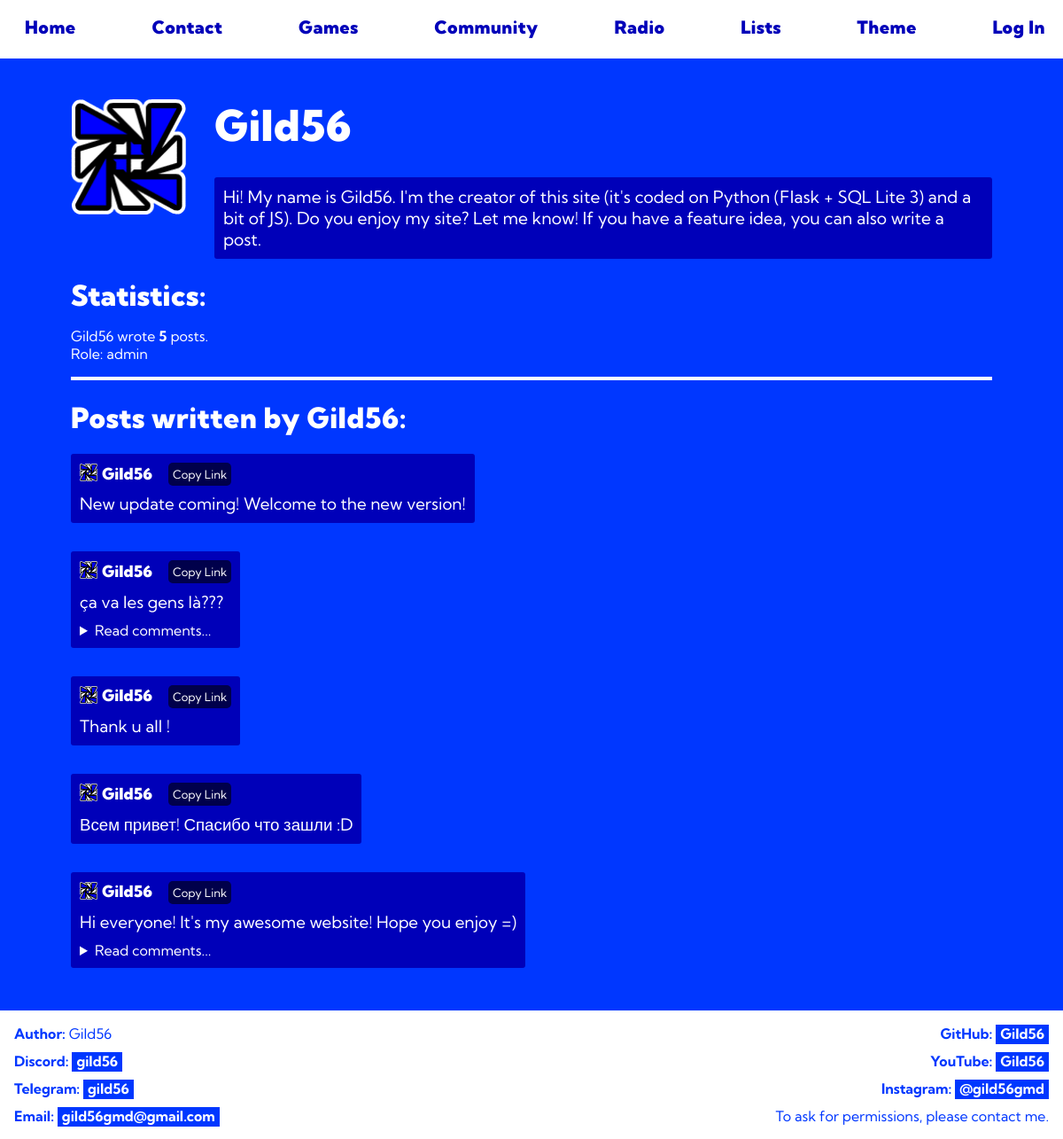
/users/Gild56, run on an earlier commit of the app's database.
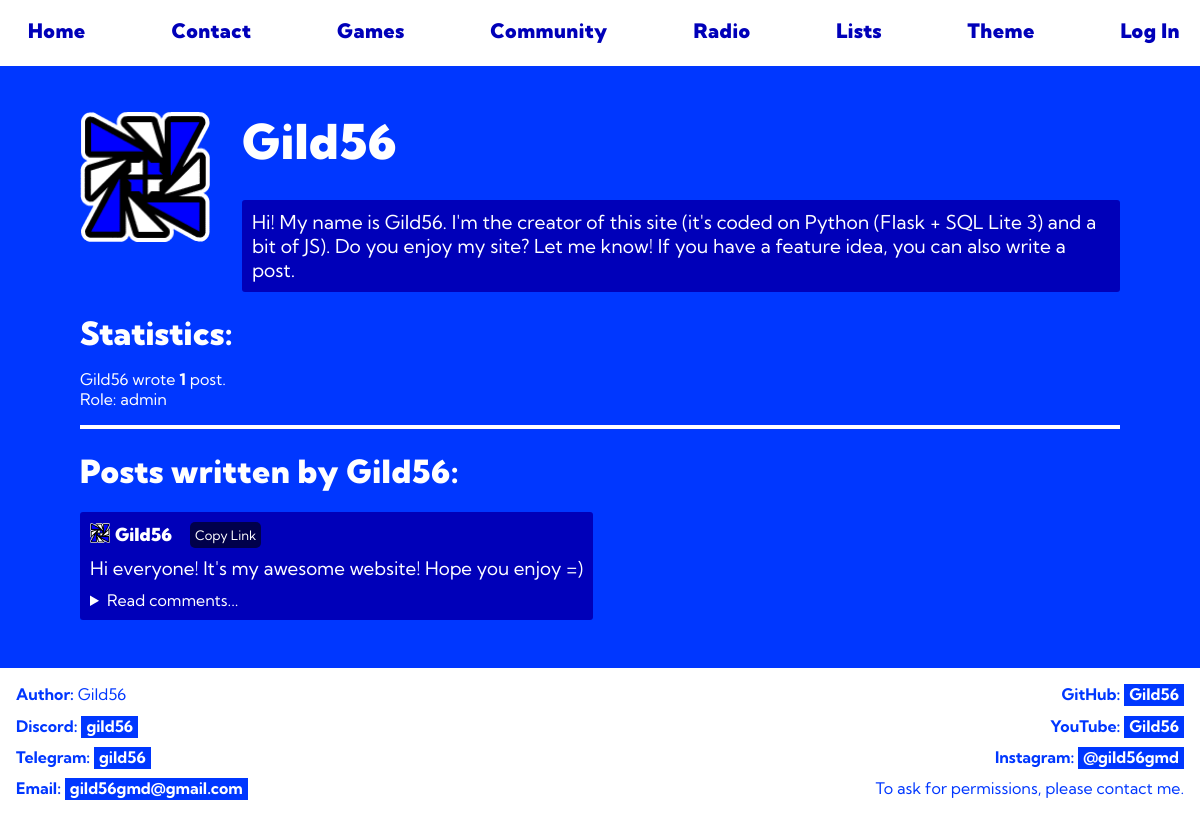
And on a later commit of the database.
### tables this page shows
CREATE TABLE "accounts" (
                id INTEGER PRIMARY KEY AUTOINCREMENT,
                login TEXT UNIQUE NOT NULL,
                password TEXT NOT NULL,
                email TEXT NOT NULL,
                role TEXT DEFAULT 'user',
                bio TEXT DEFAULT "There's not yet bio...",
                pfp TEXT DEFAULT 'default',
                timestamp DATETIME DEFAULT CURRENT_TIMESTAMP
            );

CREATE TABLE posts (
    id INTEGER PRIMARY KEY AUTOINCREMENT,
    content TEXT NOT NULL,
    author_name INTEGER NOT NULL
);

### src/routes/community_routes.py (the view)
    @app.route('/users/<profile>', methods=["GET", "POST"])
    def user_profile(profile: str):
        if request.method == "POST":
            content = request.form["input_bio"]
            if content:
                g.db.set_bio(get_username(), content)
            return redirect(url_for('user_profile', profile=profile))
        posts = g.db.get_posts()
        comments = g.db.get_comments()
        bio = g.db.get_bio(profile)
        posts_count = 0
        for post in posts:
            if post[2] == profile:
                posts_count += 1
        comments_post_ids: list[str] = []
        for comment in comments:
            if comment[2] not in comments_post_ids:
                comments_post_ids.append(comment[2])
        posts_authors: list[str] = []
        for post in posts:
            if post[2] not in posts_authors:
                posts_authors.append(post[2])
        theres_posts = False
        if profile in posts_authors:
            theres_posts = True
        if profile == get_username():
            my_profile = True
        else:
            my_profile = False
        if not g.db.user_exists(profile):
            return redirect(url_for('error404'))
        return render_template(
            'profile.html', username=get_username(),
            logged_in=logged_in(), my_profile=my_profile,
            posts=posts, comments=comments, profile=profile,
            comments_post_ids=comments_post_ids, bio=bio,
            get_pfp=get_pfp, profile_role=g.db.get_role(profile),
            theres_posts=theres_posts, posts_count=posts_count,
            get_role=g.db.get_role, role=get_role(),
            get_comment_author=g.db.get_comment_author,
            get_post_author=g.db.get_post_author,
            pfps=get_all_pfps()
        )

### src/db/database.py (called while the page is built, shortened)
    def connect(self) -> None:
        self.connection = sql.connect(self.db_name)
        self.cursor = self.connection.cursor()

    def disconnect(self) -> None:
        if self.cursor:
            self.cursor.close()
        if self.connection:
            self.connection.close()

    def files_to_dict(self) -> None:
        directory_path = "src/db/sql"
        for filename in os.listdir(directory_path):
            file_path = os.path.join(directory_path, filename)
            if not os.path.isfile(file_path):
                continue
            with open(file_path, 'r', encoding='utf-8') as file:
                self.sql_dict[filename] = file.read()

    def get_sql(self, filename: str) -> str | Literal["error"]:
        file = f"{filename}.sql"
        return self.sql_dict.get(file, "error")

    def execute(
        self,
        input_query: str,
        args: list[Any] | None = None,
        fetch_count: int | None = -1
    ) -> Any:
        if not input_query:
            return None
        result = None
        query = self.get_sql(input_query)
        try:
            if not self.cursor or not self.connection:
                return None
            self.cursor.execute(str(query), args or [])
            match fetch_count:
                case 1:
                    result = self.cursor.fetchone()
                case -1:
                    result = self.cursor.fetchall()
                case _:
                    result = self.cursor.fetchmany(fetch_count)
            self.connection.commit()
        finally:
            return result

### src/db/dbscripts.py (called while the page is built)
    def create_tables(self) -> None:
        self.execute("create_accounts_table")
        self.execute("create_comments_table")
        self.execute("create_posts_table")

    def user_exists(self, login: str) -> bool:
        return self.get_user(login) is not None

    def get_role(self, login: str) -> str | None:
        data = self.get_user(login)
        if data is None:
            return None
        if len(data) <= 4:
            return None
        role = data[4]
        if role not in self.ROLES:
            role = "user"
            self.set_role(login, role)
        return role

    def get_posts(self) -> str | None:
        data = self.execute("get_posts")
        if data is not None:
            return data[::-1]

    def get_comments(self) -> str | None:
        return self.execute("get_comments")

    def get_user(self, login: str) -> str | None:
        return self.execute("get_user", [login], 1)

### templates/profile.html (shortened to what this page needs)
{% extends 'base.html' %}
{% block content %}
<header>
    <nav>
        <a href="{{ url_for('index') }}">Home</a>
        <a href="{{ url_for('contact') }}">Contact</a>
        <a href="{{ url_for('games') }}">Games</a>
        <a href="{{ url_for('community') }}">Community</a>
        <a href="{{ url_for('radio_page') }}">Radio</a>
        <a href="{{ url_for('levels_list') }}">Lists</a>
        <a class="change-theme-button" onclick="toggleDarkMode()">Theme</a>
        {% if my_profile and logged_in %}
            <a href="{{ url_for('user_profile', profile=username) }}" class="current">{{ username }}</a>
        {% elif logged_in %}
            <a href="{{ url_for('user_profile', profile=username) }}">{{ username }}</a>
        {% else %}
            <a href="{{ url_for('log_in') }}">Log In</a>
        {% endif %}
    </nav>
</header>
<main class="margin-top">
    <div class="columns">
        <div>
            <div class="big-img-container">
                <img src="{{ url_for('static', filename=('images/cubes/' + get_pfp(profile))) }}" height="130", width="130" alt="{{ profile }}'s pfp">
            </div>
        </div>
        <div>
            <div class="row">
                <h1 class="big no-margin">{{ profile }}</h1>
            </div>
            <p class="post bio">{{ bio }}</p>
        </div>
    </div>
    <h1 class="no-margin-bottom">Statistics:</h1>
    <p>
        {% if posts_count > 1 %}
            {{ profile }} wrote <b>{{ posts_count }}</b> posts.
        {% elif posts_count == 1 %}
            {{ profile }} wrote <b>1</b> post.
        {% else %}
            {{ profile }} didn't wrote any posts.<br>
        {% endif %}
        <br>
        {% if get_role(profile) == "user" %}
            Role: <b>user</b>
        {% else %}
            Role: admin
        {% endif %}
    </p>
    <hr>
    {% if theres_posts %}
        <h1>Posts written by {{ profile }}:</h1>
        {% for post in posts %}
            {% if post[2] == profile %}
                <div class="post">
                    <div class="row">
                        <div class="img-container">
                            <a href="{{ url_for('user_profile', profile=post[2]) }}" class="no-bg no-margin no-padding">
                                <img src="{{ url_for('static', filename=('images/cubes/' + get_pfp(post[2]))) }}" height="20", width="20" alt="{{ post[2] }}'s profile picture">
                            </a>
                        </div>
                        <a href="{{ url_for('user_profile', profile=post[2]) }}" class="name no-margin">{{ post[2] }}</a>
                        <a class="link smaller-padding" onclick="copyLink('{{ post[0] }}')">Copy Link</a>
                    </div>
                    <h3>{{ post[1] }}</h3>
                    {% if post[0] in comments_post_ids %}
                        <details><summary>Read comments...</summary>
                    {% endif %}
                    </details>
                </div>
            {% endif %}
        {% endfor %}
    {% else %}
        <h3 class="bigger-margin-bottom">There's not yet posts from {{ profile }}.</h3>
    {% endif %}
</main>
{% endblock %}

### templates/base.html (shortened to what this page needs)
<!DOCTYPE html>
<html lang="en">
    <head>
        <link rel="stylesheet" href="{{ url_for('static', filename='css/general.css') }}">
        <link rel="stylesheet" href="{{ url_for('static', filename='css/other.css') }}">
        <link rel="stylesheet" href="{{ url_for('static', filename='css/footer.css') }}">
        <link rel="stylesheet" href="{{ url_for('static', filename='css/selections.css') }}">
        <link rel="stylesheet" href="{{ url_for('static', filename='css/links.css') }}">
        <link rel="stylesheet" href="{{ url_for('static', filename='css/navigation-bar.css') }}">
        <link rel="stylesheet" href="{{ url_for('static', filename='css/form.css') }}">
        <link rel="stylesheet" href="{{ url_for('static', filename='css/textarea.css') }}">
        <link rel="stylesheet" href="{{ url_for('static', filename='css/posts.css') }}">
        <link rel="stylesheet" href="{{ url_for('static', filename='css/mobile.css') }}">
    </head>
    <body>
        {% block content %}{% endblock %}
        <footer>
            <div class="columns">
                <address>
                    <p class="no-margin"><strong>Author:</strong> Gild56</p>
                    <p><strong>Discord:</strong> <a href="https://discord.com/users/gild56" target="_blank">gild56</a></p>
                    <p><strong>Telegram:</strong> <a href="https://t.me/gild56" target="_blank">gild56</a></p>
                    <p class="no-margin"><strong>Email:</strong> <a href="mailto:gild56gmd@gmail.com">gild56gmd@gmail.com</a></p>
                </address>
                <section class="right column">
                    <p class="no-margin-top"><strong>GitHub:</strong> <a href="https://github.com/Gild56" target="_blank">Gild56</a></p>
                    <p><strong>YouTube:</strong> <a href="https://youtube.com/@gild56gmd" target="_blank">Gild56</a></p>
                    <p><strong>Instagram:</strong> <a href="https://instagram.com/gild56gmd" target="_blank">@gild56gmd</a></p>
                    <p class="no-margin">
                        To ask for permissions, please contact me.
                    </p>
                </section>
            </div>
        </footer>
    </body>
</html>

### static/css/general.css (style rules this page uses)
:root { --white: #ffffff; --light-blue: #0037ff; --mid-blue: #0000b9; --dark-blue: #000089; --very-dark-blue: #00004b; --black: #000000; --level-container: #000089; --level-container-hover: #000655; --points: #6767ff; --tag: #ababff; --red: #890000; --dark-red: #4b0000; }
body { font-family: "Kumbh Sans", sans-serif !important; margin: 0; background-color: var(--light-blue); min-height: 100vh; flex-direction: column; display: flex }
header { background-color: var(--white); color: var(--light-blue); text-align: center; padding: 1em 0; display: flex; align-items: center; padding: 10px 20px; position: fixed; top: 0; left: 0; width: 100%; z-index: 1000; margin: 0; }
footer { background-color: var(--white); color: var(--light-blue); padding: 1em; text-align: center; box-sizing: border-box; position: relative; margin-top: 0; }
main { padding-top: 5em; padding-left: 5em; padding-right: 5em; color: var(--white); flex: 1; margin-bottom: 1em; }
h1, h2, nav a { letter-spacing: 0.5px; font-weight: 900; }
hr { border: var(--white) 2px solid; color: var(--white); }

### static/css/other.css (style rules this page uses)
.big { font-size: 300% !important; margin-bottom: 0; }
.no-bg { background-color: transparent !important; }
.no-margin { margin: 0 !important; }
.margin-top { margin-top: 2em !important; }
.no-margin-top { margin-top: 0; }
.change-theme-button { cursor: pointer; }
summary { user-select: none; }

### static/css/footer.css (style rules this page uses)
address { text-align: left; font-style: normal; }
.right { text-align: right; }
.columns { display: flex; justify-content: flex-start; margin: 0; }
footer .columns { display: flex; justify-content: space-between; margin: 0; }
footer p { margin-top: 0.7em; margin-bottom: 0.7em; }

### static/css/links.css (style rules this page uses)
a { padding-left: 5px; padding-right: 5px; padding-bottom: 2px; }
main a { color: var(--light-blue); background-color: var(--white); text-decoration: none; font-weight: bold; transition: 0.15s; }
footer a { text-decoration: none; color: var(--white); background-color: var(--light-blue); font-weight: bold; transition: 0.15s; }
div.post a { color: var(--white); background-color: inherit; text-decoration: none; font-weight: normal; transition: 0.15s; }

### static/css/navigation-bar.css (style rules this page uses)
nav { text-align: left; display: flex; flex-direction: row; justify-content: space-between; width: 100%; padding-left: 2em; padding-right: 2em; user-select: none; }
nav a { font-weight: 900; font-size: 200%; background-color: transparent; border-bottom: 5px solid transparent; color: var(--mid-blue); padding: 8px; margin: 0; text-decoration: none; transition: 0.15s; display: flex; justify-content: flex-end; display: inline; white-space: nowrap; width: fit-content; }

### static/css/posts.css (style rules this page uses)
.post { border-radius: 3px; background-color: var(--mid-blue); padding-left: 10px; padding-right: 10px; padding-top: 10px; padding-bottom: 10px; margin-bottom: 2em; width: fit-content; }
.post h3 { margin-top: 0.5em; margin-bottom: 0; font-weight: normal; }
.row { text-align: left; display: flex; flex-direction: row; align-items: center; }
.post .row { text-align: left; display: flex; flex-direction: row; margin-bottom: 0; }
.post .row a { margin-bottom: 0; margin-left: 1em; font-size: smaller; }
.post .row .name { margin-bottom: 0; font-size: large; font-weight: 900; white-space: nowrap; }
summary { cursor: pointer; }
details { margin-top: 10px; }
.link { display: inline-block !important; margin: 0; margin-left: 1em; padding: 0.5em 1em; background-color: var(--very-dark-blue) !important; color: var(--white) !important; text-decoration: none !important; border-radius: 5px !important; transition: background-color 0.3s ease, transform 0.3s ease !important; border: none !important; cursor: pointer; height: fit-content; font-size: small !important; font-weight: bold; }
.smaller-padding { padding: 5px !important; white-space: nowrap; }
.bio { font-size:larger; margin: 0; margin-top: 1.5em; }
.big-img-container { margin-right: 2em; }
.no-margin-bottom { margin-bottom: 0em; }
.no-padding { padding: 0 !important; }

### static/css/mobile.css (style rules this page uses)
@media screen and (max-width: 1300px) { nav a { font-size: 125% !important; } }
@media screen and (max-width: 1300px) { nav { padding-left: 0; } }

What changed in the data, as far as the page shows it:
removed posts: author_name.pfp (picture), author_name "Gild56", content "New update coming! Welcome to the new version!"
removed posts: author_name.pfp (picture), author_name "Gild56", content "ça va les gens là???", shows "Read comments..."
removed posts: author_name.pfp (picture), author_name "Gild56", content "Thank u all !"
removed posts: author_name.pfp (picture), author_name "Gild56", content "Всем привет! Спасибо что зашли :D"
Also different on the page:
{{ profile }}: (not shown) → "Gild56"
{{ profile }}: "Gild56" → (not shown)
{{ posts_count }}: "5" → (not shown)
text no longer shown: "posts."
text now shown: "1 post."
